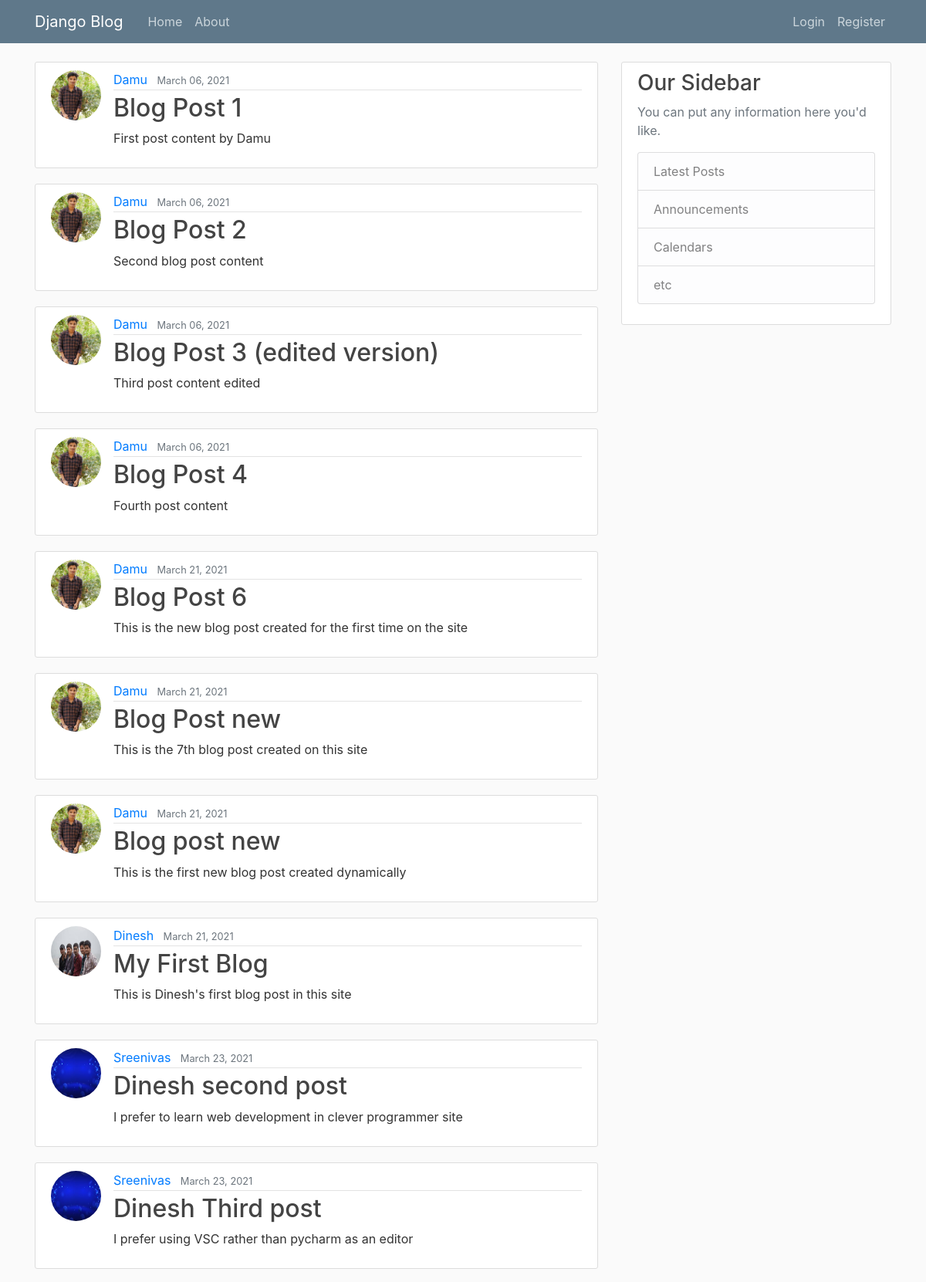
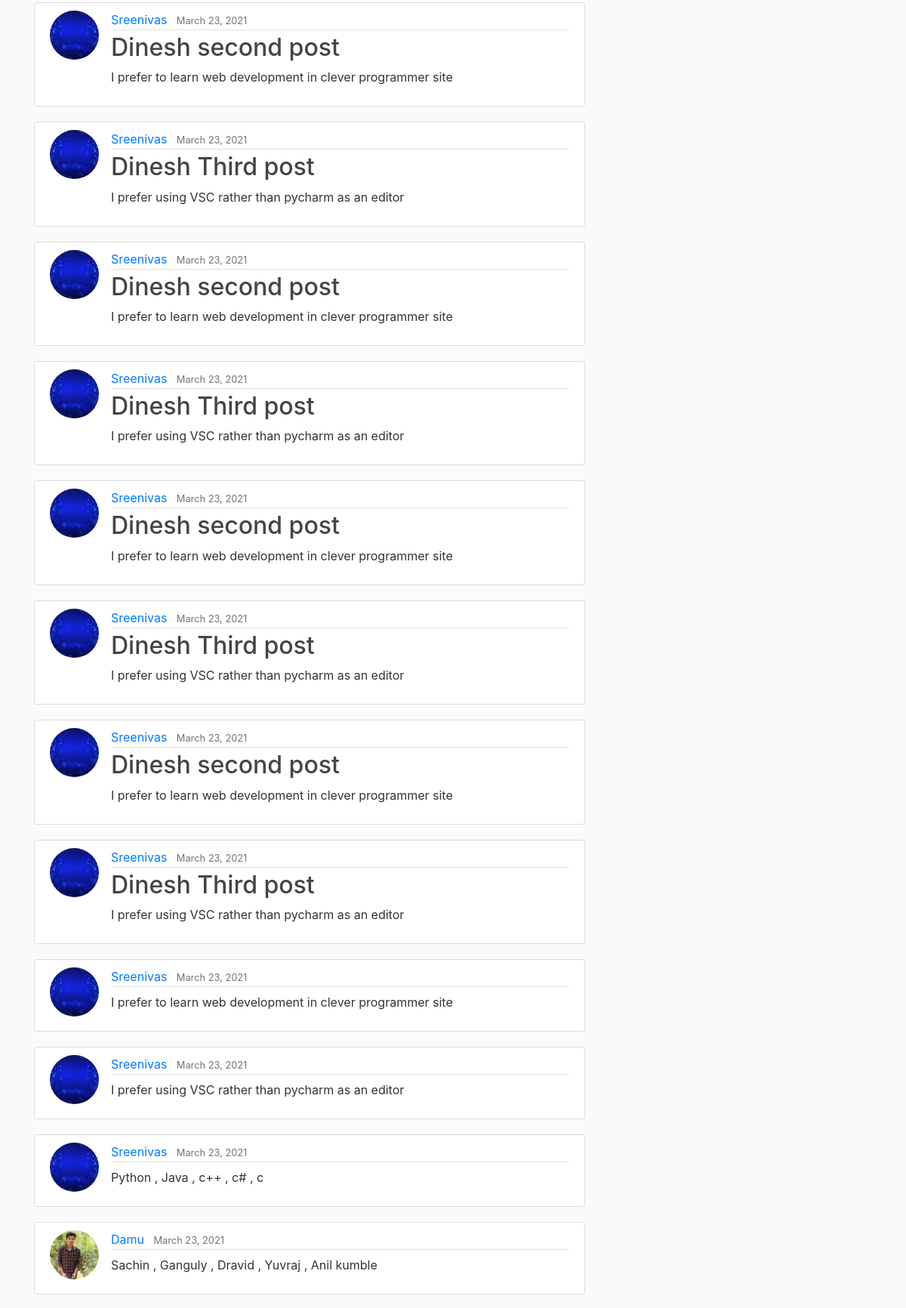
The page / (upper part) on the database its author committed (2 pictures, top to bottom).
### blog_app/models.py (models this page shows, shortened)
class Post(models.Model):
    author = models.ForeignKey(User , on_delete=models.CASCADE)
    content = models.TextField()
    title = models.CharField(max_length=100)
    date_posted = models.DateTimeField(default=timezone.now)

### users/models.py (models this page shows, shortened)
class Profile(models.Model):
    user = models.OneToOneField(User,on_delete=models.CASCADE)
    image = models.ImageField(default='default.jpg' , upload_to='profile_pics')

### blog_app/views.py (the view)
# urls.py: path('', views.home,name='home'),
def home(request):
    context={
        'posts' : Post.objects.all()
    }
    return render(request,"blog_app/home.html",context)

### blog_app/templates/blog_app/home.html (shortened to what this page needs)
{% extends "blog_app/base.html" %}
{% block content %}
  {% for post in posts %}
      <article class="media content-section">
        <img class="rounded-circle article-img" src="{{ post.author.profile.image.url }}">
          <div class="media-body">
            <div class="article-metadata">
              <a class="mr-2" href="#">{{ post.author }}</a>
              <small class="text-muted">{{ post.date_posted|date:"F d, Y" }}</small>
            </div>
            <h2><a class="article-title" href="{% url 'post-detail' post.id %}">{{ post.title }}</a></h2>
            <p class="article-content">{{ post.content }}</p>
          </div>
      </article>
  {% endfor %}
{% endblock content %}

### blog_app/static/blog_app/main.css (style rules this page uses)
body { background: #fafafa; color: #333333; margin-top: 5rem; }
h1, h2, h3, h4, h5, h6 { color: #444444; }
.content-section { background: #ffffff; padding: 10px 20px; border: 1px solid #dddddd; border-radius: 3px; margin-bottom: 20px; }
.article-title { color: #444444; }
.article-content { white-space: pre-line; }
.article-img { height: 65px; width: 65px; margin-right: 16px; }
.article-metadata { padding-bottom: 1px; margin-bottom: 4px; border-bottom: 1px solid #e3e3e3 }

### rows shown on the page
Post: author.profile.image (picture), author "Damu", date_posted "March 06, 2021", title "Blog Post 1", content "First post content by Damu"
Post: author.profile.image (picture), author "Damu", date_posted "March 06, 2021", title "Blog Post 2", content "Second blog post content"
Post: author.profile.image (picture), author "Damu", date_posted "March 06, 2021", title "Blog Post 3 (edited version)", content "Third post content edited"
Post: author.profile.image (picture), author "Damu", date_posted "March 06, 2021", title "Blog Post 4", content "Fourth post content"
Post: author.profile.image (picture), author "Damu", date_posted "March 21, 2021", title "Blog Post 6", content "This is the new blog post created for the first time on the site"
Post: author.profile.image (picture), author "Damu", date_posted "March 21, 2021", title "Blog Post new", content "This is the 7th blog post created on this site"
Post: author.profile.image (picture), author "Damu", date_posted "March 21, 2021", title "Blog post new", content "This is the first new blog post created dynamically"
Post: author.profile.image (picture), author "Dinesh", date_posted "March 21, 2021", title "My First Blog", content "This is Dinesh's first blog post in this site"
Post: author.profile.image (placeholder picture), author "Sreenivas", date_posted "March 23, 2021", title "Dinesh second post", content "I prefer to learn web development in clever programmer site"
Post: author.profile.image (placeholder picture), author "Sreenivas", date_posted "March 23, 2021", title "Dinesh Third post", content "I prefer using VSC rather than pycharm as an editor"
Post: author.profile.image (placeholder picture), author "Sreenivas", date_posted "March 23, 2021", title "Dinesh second post", content "I prefer to learn web development in clever programmer site"
Post: author.profile.image (placeholder picture), author "Sreenivas", date_posted "March 23, 2021", title "Dinesh Third post", content "I prefer using VSC rather than pycharm as an editor"
Post: author.profile.image (placeholder picture), author "Sreenivas", date_posted "March 23, 2021", title "Dinesh second post", content "I prefer to learn web development in clever programmer site"
Post: author.profile.image (placeholder picture), author "Sreenivas", date_posted "March 23, 2021", title "Dinesh Third post", content "I prefer using VSC rather than pycharm as an editor"
Post: author.profile.image (placeholder picture), author "Sreenivas", date_posted "March 23, 2021", title "Dinesh second post", content "I prefer to learn web development in clever programmer site"
Post: author.profile.image (placeholder picture), author "Sreenivas", date_posted "March 23, 2021", title "Dinesh Third post", content "I prefer using VSC rather than pycharm as an editor"
Post: author.profile.image (placeholder picture), author "Sreenivas", date_posted "March 23, 2021", title "Dinesh second post", content "I prefer to learn web development in clever programmer site"
Post: author.profile.image (placeholder picture), author "Sreenivas", date_posted "March 23, 2021", title "Dinesh Third post", content "I prefer using VSC rather than pycharm as an editor"
Post: author.profile.image (placeholder picture), author "Sreenivas", date_posted "March 23, 2021", content "I prefer to learn web development in clever programmer site"
Post: author.profile.image (placeholder picture), author "Sreenivas", date_posted "March 23, 2021", content "I prefer using VSC rather than pycharm as an editor"
Post: author.profile.image (placeholder picture), author "Sreenivas", date_posted "March 23, 2021", content "Python , Java , c++ , c# , c"
Post: author.profile.image (picture), author "Damu", date_posted "March 23, 2021", content "Sachin , Ganguly , Dravid , Yuvraj , Anil kumble"
